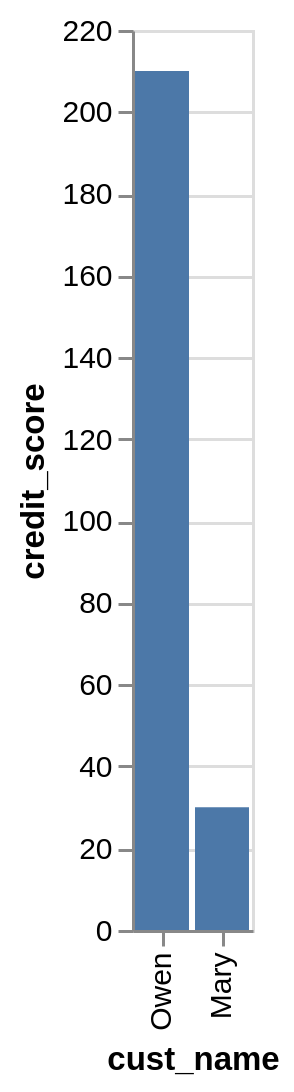

Source (Vega-Lite JSON):
### Vega-Lite specification from a JSON file in a GitHub repository (floating-point values rounded to 4 significant figures)
{"data": {"values": [{"x_data": "Owen", "y_data": 210}, {"x_data": "Mary", "y_data": 30}]}, "mark": "bar", "encoding": {"x": {"field": "x_data", "type": "nominal", "title": "cust_name", "sort": {"op": "sum", "field": "y_data", "order": "descending"}}, "y": {"field": "y_data", "type": "quantitative", "title": "credit_score"}}}
